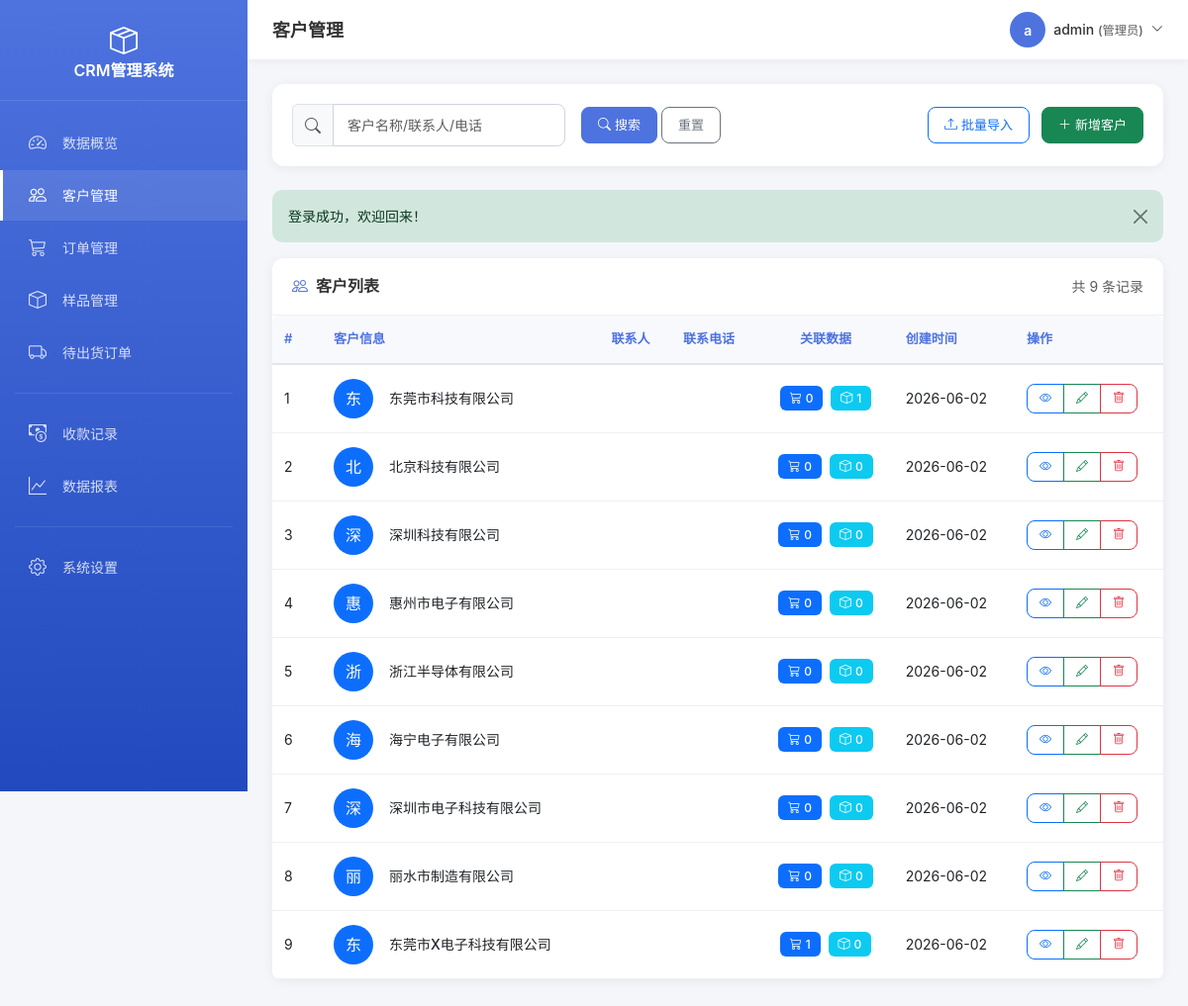
/customer.php (signed in), run on the app's committed database.
### tables this page shows
CREATE TABLE `customer` (
  `id` int(11) UNSIGNED NOT NULL COMMENT '主键ID',
  `customer_name` varchar(100) NOT NULL COMMENT '客户名称',
  `contact` varchar(50) DEFAULT NULL COMMENT '联系人',
  `phone` varchar(20) DEFAULT NULL COMMENT '电话',
  `email` varchar(100) DEFAULT NULL COMMENT '邮箱',
  `address` varchar(255) DEFAULT NULL COMMENT '地址',
  `remark` text COMMENT '备注',
  `create_time` datetime NOT NULL DEFAULT CURRENT_TIMESTAMP COMMENT '创建时间',
  `update_time` datetime NOT NULL DEFAULT CURRENT_TIMESTAMP ON UPDATE CURRENT_TIMESTAMP COMMENT '更新时间'
);

### config/database.php (called while the page is built, shortened)
<?php
function getDB() {
    static $pdo = null;
    if ($pdo === null) {
        try {
            $dsn = "mysql:host=" . DB_HOST . ";dbname=" . DB_NAME . ";charset=" . DB_CHARSET;
            $options = [
                PDO::ATTR_ERRMODE => PDO::ERRMODE_EXCEPTION,
                PDO::ATTR_DEFAULT_FETCH_MODE => PDO::FETCH_ASSOC,
                PDO::ATTR_EMULATE_PREPARES => false,
            ];
            $pdo = new PDO($dsn, DB_USER, DB_PASS, $options);
        } catch (PDOException $e) {
            die("数据库连接失败: " . $e->getMessage());
        }
    }
    return $pdo;
}
function query($sql, $params = []) {
    $db = getDB();
    $stmt = $db->prepare($sql);
    $stmt->execute($params);
    return $stmt;
}
function fetchAll($sql, $params = []) {
    return query($sql, $params)->fetchAll();
}
function fetchCount($sql, $params = []) {
    return query($sql, $params)->fetchColumn();
}

### customer.php (the view, shortened to what this page needs)
<?php
require_once __DIR__ . '/includes/header.php';
$keyword = isset($_GET['keyword']) ? trim($_GET['keyword']) : '';
$where = "WHERE 1=1";
$params = [];
$page = intval(input('page', 1, 'get'));
$pageSize = 10;
$total = fetchCount("SELECT COUNT(*) FROM customer {$where}", $params);
$pagination = pagination($total, $page, $pageSize);
$customers = fetchAll(
    "SELECT c.*,
            (SELECT COUNT(*) FROM order_main WHERE customer_id = c.id) as order_count,
            (SELECT COUNT(*) FROM sample_record WHERE customer_id = c.id) as sample_count
     FROM customer c
     {$where}
     ORDER BY c.create_time DESC
     LIMIT {$pagination['offset']}, {$pagination['pageSize']}",
    $params
);
?>
<div class="card mb-4">
    <div class="card-body">
        <form method="GET" action="" class="row g-3 align-items-center">
            <div class="col-md-4">
                <div class="input-group">
                    <span class="input-group-text bg-light"><i class="bi bi-search text-muted"></i></span>
                    <input type="text" class="form-control" name="keyword" placeholder="客户名称/联系人/电话" value="<?php echo htmlspecialchars_string($keyword); ?>">
                </div>
            </div>
            <div class="col-md-4">
                <button type="submit" class="btn btn-primary"><i class="bi bi-search me-1"></i>搜索</button>
                <a href="/customer.php" class="btn btn-outline-secondary">重置</a>
            </div>
            <div class="col-md-4 text-md-end">
                <?php if (isAdmin()): ?>
                <a href="/customer_import.php" class="btn btn-outline-primary me-2"><i class="bi bi-upload me-1"></i>批量导入</a>
                <a href="/customer_form.php?action=add" class="btn btn-success"><i class="bi bi-plus-lg me-1"></i>新增客户</a>
                <?php endif; ?>
            </div>
        </form>
    </div>
</div>
<div class="card">
    <div class="card-header d-flex justify-content-between align-items-center">
        <h5 class="mb-0"><i class="bi bi-people me-2"></i>客户列表</h5>
        <span class="text-muted">共 <?php echo $total; ?> 条记录</span>
    </div>
    <div class="card-body p-0">
        <div class="table-responsive">
            <table class="table table-hover mb-0 align-middle">
                <thead class="table-light">
                    <tr>
                        <th style="width: 50px;">#</th>
                        <th>客户信息</th>
                        <th>联系人</th>
                        <th>联系电话</th>
                        <th class="text-center">关联数据</th>
                        <th>创建时间</th>
                        <th style="width: 150px;">操作</th>
                    </tr>
                </thead>
                <tbody>
                    <?php foreach ($customers as $index => $customer): ?>
                    <tr>
                        <td><?php echo $pagination['offset'] + $index + 1; ?></td>
                        <td>
                            <div class="d-flex align-items-center">
                                <div class="bg-primary text-white rounded-circle d-flex align-items-center justify-content-center me-3" style="width: 40px; height: 40px; font-size: 16px;">
                                    <?php echo mb_substr($customer['customer_name'], 0, 1); ?>
                                </div>
                                <div>
                                    <div class="fw-medium"><?php echo htmlspecialchars_string($customer['customer_name']); ?></div>
                                </div>
                            </div>
                        </td>
                        <td><?php echo htmlspecialchars_string($customer['contact']); ?></td>
                        <td><?php echo htmlspecialchars_string($customer['phone']); ?></td>
                        <td class="text-center">
                            <a href="/order.php?customer_id=<?php echo $customer['id']; ?>" class="badge bg-primary text-decoration-none me-1">
                                <i class="bi bi-cart3 me-1"></i><?php echo $customer['order_count']; ?>
                            </a>
                            <a href="/sample.php?customer_id=<?php echo $customer['id']; ?>" class="badge bg-info text-decoration-none">
                                <i class="bi bi-box me-1"></i><?php echo $customer['sample_count']; ?>
                            </a>
                        </td>
                        <td><?php echo formatDate($customer['create_time']); ?></td>
                        <td>
                            <div class="btn-group">
                                <a href="/customer_form.php?id=<?php echo $customer['id']; ?>&action=view" class="btn btn-sm btn-outline-primary" title="查看">
                                    <i class="bi bi-eye"></i>
                                </a>
                                <?php if (isAdmin()): ?>
                                <a href="/customer_form.php?id=<?php echo $customer['id']; ?>&action=edit" class="btn btn-sm btn-outline-success" title="编辑">
                                    <i class="bi bi-pencil"></i>
                                </a>
                                <button type="button" class="btn btn-sm btn-outline-danger" onclick="confirmDelete(<?php echo $customer['id']; ?>, '<?php echo htmlspecialchars_string($customer['customer_name']); ?>')" title="删除">
                                    <i class="bi bi-trash"></i>
                                </button>
                                <?php endif; ?>
                            </div>
                        </td>
                    </tr>
                    <?php endforeach; ?>
                </tbody>
            </table>
        </div>
    </div>
</div>
<?php require_once __DIR__ . '/includes/footer.php'; ?>

### assets/css/style.css (style rules this page uses)
:root { --primary: #4e73df; --primary-dark: #2e59d9; --success: #1cc88a; --info: #36b9cc; --warning: #f6c23e; --danger: #e74a3b; --secondary: #858796; --light: #f8f9fc; --dark: #5a5c69; --sidebar-width: 250px; --topbar-height: 60px; }
* { margin: 0; padding: 0; box-sizing: border-box; }
body { font-family: -apple-system, BlinkMacSystemFont, 'Segoe UI', Roboto, 'Helvetica Neue', Arial, sans-serif; background-color: #f5f6fa; color: #333; font-size: 14px; line-height: 1.5; }
.card { border: none; border-radius: 12px; box-shadow: 0 2px 12px rgba(0,0,0,0.06); margin-bottom: 20px; }
.card-header { background: #fff; border-bottom: 1px solid #f0f0f0; padding: 18px 20px; border-radius: 12px 12px 0 0 !important; display: flex; align-items: center; justify-content: space-between; }
.card-header h5 { margin: 0; font-weight: 600; color: #333; font-size: 16px; }
.card-header h5 i { color: var(--primary); margin-right: 8px; }
.card-body { padding: 20px; }
.table-responsive { border-radius: 8px; }
.table { margin-bottom: 0; }
.table thead th { background: #f8f9fc; border-bottom: 2px solid #e3e6f0; font-weight: 600; color: var(--primary); font-size: 13px; padding: 14px 12px; white-space: nowrap; }
.table tbody td { padding: 14px 12px; vertical-align: middle; border-bottom: 1px solid #f0f0f0; }
.btn { border-radius: 8px; padding: 8px 16px; font-weight: 500; font-size: 13px; transition: all 0.2s; }
.btn-sm { padding: 5px 12px; font-size: 12px; }
.btn-primary { background: var(--primary); border-color: var(--primary); }
.form-control, .form-select { border-radius: 8px; border: 1px solid #d1d3e2; padding: 10px 14px; font-size: 14px; }
.badge { padding: 6px 10px; border-radius: 6px; font-weight: 500; font-size: 12px; }

### data on the page
customer: offset "1", customer_name "东", customer_name "东莞市科技有限公司", order_count "0", sample_count "1", create_time "2026-06-02"
customer: offset "2", customer_name "北", customer_name "北京科技有限公司", order_count "0", sample_count "0", create_time "2026-06-02"
customer: offset "3", customer_name "深", customer_name "深圳科技有限公司", order_count "0", sample_count "0", create_time "2026-06-02"
customer: offset "4", customer_name "惠", customer_name "惠州市电子有限公司", order_count "0", sample_count "0", create_time "2026-06-02"
customer: offset "5", customer_name "浙", customer_name "浙江半导体有限公司", order_count "0", sample_count "0", create_time "2026-06-02"
customer: offset "6", customer_name "海", customer_name "海宁电子有限公司", order_count "0", sample_count "0", create_time "2026-06-02"
customer: offset "7", customer_name "深", customer_name "深圳市电子科技有限公司", order_count "0", sample_count "0", create_time "2026-06-02"
customer: offset "8", customer_name "丽", customer_name "丽水市制造有限公司", order_count "0", sample_count "0", create_time "2026-06-02"
customer: offset "9", customer_name "东", customer_name "东莞市X电子科技有限公司", order_count "1", sample_count "0", create_time "2026-06-02"

### other printed values
$pageTitle "客户管理"
mb_substr($currentUser['username'], 0, 1) "a"
htmlspecialchars_string($currentUser['username']) "admin"
$message['message'] "登录成功，欢迎回来！"
$total "9"
